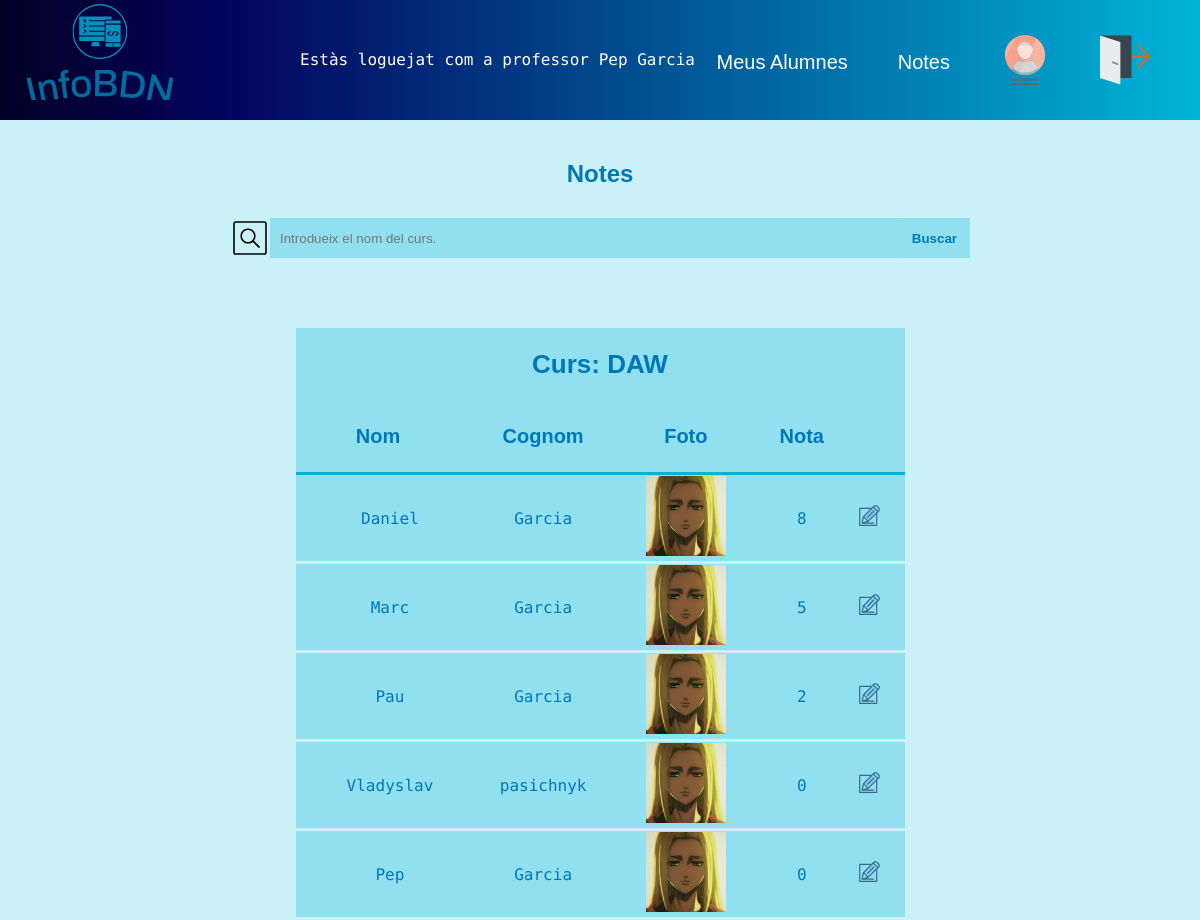
Screenshot of /InfoBDN/notes_prof.php (signed in) with the database file from the repository.
### tables this page shows
CREATE TABLE `cursos` (
  `Codi` int(3) NOT NULL,
  `Nom` varchar(100) NOT NULL,
  `Descripcio` varchar(800) NOT NULL,
  `Horres_durara` int(3) NOT NULL,
  `Data_inici` date NOT NULL,
  `Data_final` date NOT NULL,
  `DNI_prof` varchar(12) NOT NULL,
  `Actiu` varchar(2) NOT NULL DEFAULT 'si',
  `Foto` varchar(100) NOT NULL
);

CREATE TABLE `alumnes` (
  `DNI` varchar(12) NOT NULL,
  `Nom` varchar(20) NOT NULL,
  `Cognoms` varchar(20) NOT NULL,
  `Edat` int(3) NOT NULL,
  `Foto` varchar(255) NOT NULL,
  `Mail` varchar(55) NOT NULL,
  `password` varchar(100) NOT NULL
);

CREATE TABLE `matricula` (
  `DNI_alum` varchar(12) NOT NULL,
  `Codi_curs` int(3) NOT NULL,
  `nota` int(2) NOT NULL
);

### InfoBDN/notes_prof.php (the view, shortened to what this page needs)
<!DOCTYPE html>
<html lang="ca">
<head>
    <link rel="stylesheet" href="style.css">
</head>
<body>
    <?php
    include "functions.php";
    $fechaActual = date('Y-m-d');
    if (isset($_SESSION["email"]) && $_SESSION["role"] == "prof") {
        $dni = $_SESSION['dni'];
        $bddcon = getBddConn();
        if ($_POST) {
            displayMenuProf();
            echo "<h1 class='pageTitles'>Notes</h1>";
            displaySearchBarProfNotes();
            $nom = $_POST['search'];
            $sql = "SELECT * FROM cursos WHERE Actiu like 'si' and '$fechaActual'>Data_final and DNI_prof like '$dni' and Nom LIKE '%$nom%'";
            $consulta = mysqli_query($bddcon, $sql);
            $numlines = mysqli_num_rows($consulta);
            if ($numlines < 1) {
                echo "<div class='noCursFinalMsg'> Encara no tens cursos que han finalitzat</div>";
            } else {
                for ($i = 0; $i < $numlines; $i++) {
                    echo "<table class='cursTable'>";
                    $curs = mysqli_fetch_assoc($consulta);
                    $codiCurs = $curs['Codi'];
                    $nomCurs = $curs['Nom'];
                    $sql2 = "SELECT * FROM matricula WHERE Codi_curs like '$codiCurs'";
                    $consulta2 = mysqli_query($bddcon, $sql2);
                    $numlines2 = mysqli_num_rows($consulta2);
                    echo "<tr><th class='cursTitle' colspan='5'>Curs: " . $nomCurs . "</th></tr>";
                    echo "<tr>
                            <th>Nom</th>
                            <th>Cognom</th>
                            <th>Foto</th>
                            <th>Nota</th>
                            <th></th>
                            </tr>";
                    for ($a = 0; $a < $numlines2; $a++) {
                        $matricula = mysqli_fetch_assoc($consulta2);
                        $dniAlu = $matricula['DNI_alum'];
                        $sql3 = "SELECT * FROM alumnes WHERE dni like '$dniAlu'";
                        $consulta3 = mysqli_query($bddcon, $sql3);
                        $alumne = mysqli_fetch_assoc($consulta3);
                        $sql4 = "SELECT * FROM matricula WHERE DNI_alum like '$dniAlu' and Codi_curs like '$codiCurs'";
                        $consulta4 = mysqli_query($bddcon, $sql4);
                        $alumneConNota = mysqli_fetch_assoc($consulta4);
                        echo "<tr>
                                <td>" . $alumne['Nom'] . "</td>
                                <td>" . $alumne['Cognoms'] . "</td>
                                <td><img class='profile_foto' src='" . $alumne['Foto'] . "'></td>
                                <td>" . $alumneConNota['nota'] . "</td>
                                <td><a href='editnota_prof.php?dni=" . $alumne['DNI'] . "&codi=" . $codiCurs . "'><img src='./img/editnota.svg'></a></td>
                            </tr>";
                    }
                    echo "</table>";
                }
            }
        } else {
            echo "<h1 class='pageTitles'>Notes</h1>";
            $sql = "SELECT * FROM cursos WHERE Actiu like 'si' and Data_final<'$fechaActual' and DNI_prof like '$dni'";
            $consulta = mysqli_query($bddcon, $sql);
            $numlines = mysqli_num_rows($consulta);
            if ($numlines < 1) {
                echo "<div class='noCursFinalMsg'> Encara no tens cursos que han finalitzat</div>";
            } else {
                for ($i = 0; $i < $numlines; $i++) {
                    echo "<table class='cursTable'>";
                    $curs = mysqli_fetch_assoc($consulta);
                    $codiCurs = $curs['Codi'];
                    $nomCurs = $curs['Nom'];
                    $sql2 = "SELECT * FROM matricula WHERE Codi_curs like '$codiCurs'";
                    $consulta2 = mysqli_query($bddcon, $sql2);
                    $numlines2 = mysqli_num_rows($consulta2);
                    echo "<tr><th class='cursTitle' colspan='5'>Curs: " . $nomCurs . "</th></tr>";
                    echo "<tr>
                            <th>Nom</th>
                            <th>Cognom</th>
                            <th>Foto</th>
                            <th>Nota</th>
                            <th></th>
                            </tr>";
                    for ($a = 0; $a < $numlines2; $a++) {
                        $matricula = mysqli_fetch_assoc($consulta2);
                        $dniAlu = $matricula['DNI_alum'];
                        $sql3 = "SELECT * FROM alumnes WHERE dni like '$dniAlu'";
                        $consulta3 = mysqli_query($bddcon, $sql3);
                        $alumne = mysqli_fetch_assoc($consulta3);
                        $sql4 = "SELECT * FROM matricula WHERE DNI_alum like '$dniAlu' and Codi_curs like '$codiCurs'";
                        $consulta4 = mysqli_query($bddcon, $sql4);
                        $alumneConNota = mysqli_fetch_assoc($consulta4);
                        echo "<tr>
                                <td>" . $alumne['Nom'] . "</td>
                                <td>" . $alumne['Cognoms'] . "</td>
                                <td><img class='profile_foto' src='" . $alumne['Foto'] . "'></td>
                                <td>" . $alumneConNota['nota'] . "</td>
                                <td><a href='editnota_prof.php?dni=" . $alumne['DNI'] . "&codi=" . $codiCurs . "'><img src='./img/editnota.svg'></a></td>
                            </tr>";
                    }
                    echo "</table>";
                }
            }
        }
    } else {
        echo "<p>Has d'estar valiat per veure aquesta pàgina</p>";
        echo "<META HTTP-EQUIV='REFRESH' CONTENT='3;URL=login_admin.php'>";
    }
    ?>
</body>
</html>

### InfoBDN/style.css (style rules this page uses)
body { background-color: #caf0f8; display: flex; flex-direction: column; align-items: center; margin: 0; font-family: 'Roboto Mono'; color: #0077b6; }
h1 { font-family: 'Fengardo Neue', sans-serif; font-size: 24px; margin-bottom: 50px; }
a { text-decoration: none; color: #0077b6; font-family: 'Fengardo Neue', sans-serif; font-size: 20px; }
.profile_foto { width: 80px; height: 80px; }
table { background-color: #90e0ef; padding: 2rem; border-collapse: collapse; }
th { font-weight: bold; font-family: 'Fengardo Neue', sans-serif; font-size: 20px; text-align: center; height: 40px; padding: 1rem; border-bottom: 3px solid #00b4d8; }
tr { border-bottom: 3px solid #caf0f8; }
tr:first-of-type { border-bottom: 0px; }
td { font-family: 'Roboto Mono'; font-size: 16px; text-align: center; max-width: 400px; }
td:last-child { padding-right: 25px; }
td:first-child { padding-left: 25px; }
.cursTitle { text-align: center; font-weight: bolder; font-size: 16px; border-bottom: 0px; }
.cursTable { padding-top: 1rem; margin-top: 80px; min-width: 609px; }
.cursTitle { font-size: 26px; }
.cursTable:first-of-type { margin-top: 0px; }
.pageTitles { margin-top: 40px; margin-bottom: 0px; }

### rows the page displays
cursos: Nom "DAW"
alumnes: Nom "Daniel", Cognoms "Garcia", Foto (picture), matricula.nota "8"
alumnes: Nom "Marc", Cognoms "Garcia", Foto (picture), matricula.nota "5"
alumnes: Nom "Pau", Cognoms "Garcia", Foto (picture), matricula.nota "2"
alumnes: Nom "Vladyslav", Cognoms "pasichnyk", Foto (picture), matricula.nota "0"
alumnes: Nom "Pep", Cognoms "Garcia", Foto (picture), matricula.nota "0"

### other values shown
$_SESSION['nom'] "Pep"
$_SESSION['cognoms'] "Garcia"
